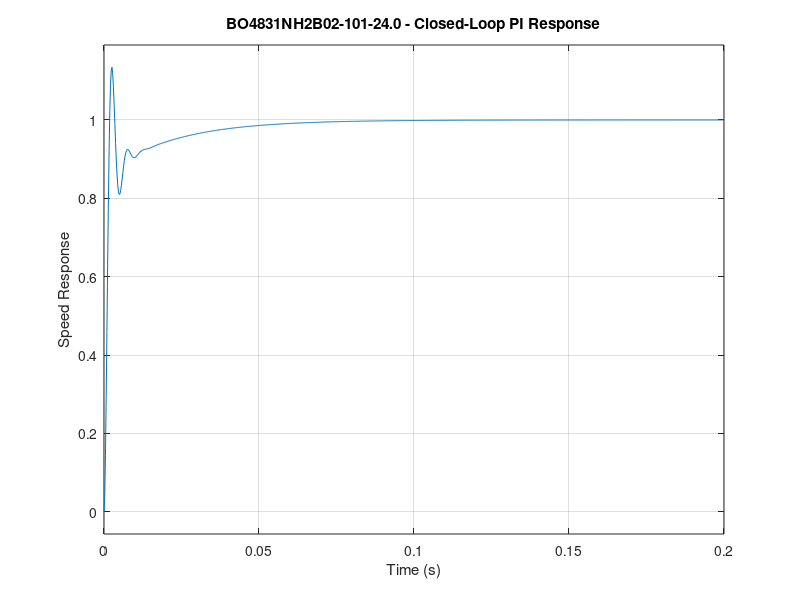

Write the MATLAB code that produced this figure. (Note: this script raises an error after producing the figure.)
clc;
clear;
close all;

fprintf('\n');
fprintf('============================================\n');
fprintf(' BO4831NH2B02-101-24.0\n');
fprintf(' STAGE 4 - PI CONTROLLER & CLOSED LOOP\n');
fprintf('============================================\n');


%% ============================================================
% LOCKED MOTOR PARAMETERS FROM STAGE 3
% =============================================================

Vdc = 24.0;

R  = 0.080000;
L  = 80e-6;

Ke = 0.028018;
Kt = 0.025398;

J  = 3.060e-05;
B  = 1.9033e-05;

rated_speed_rpm = 7700.0;
rated_current   = 17.6;
rated_torque    = 0.447;


%% ============================================================
% LOCKED PI CONTROLLER GAINS
% =============================================================

Kp = 0.15;
Ki = 8;


%% ============================================================
% STAGE 3 TRANSFER FUNCTION
%
% G(s) = Kt /
% [LJ*s^2 + (LB+RJ)*s + (RB+Ke*Kt)]
%
% =============================================================

a2 = L * J;
a1 = L * B + R * J;
a0 = R * B + Ke * Kt;

motor_plant = tf(Kt, [a2 a1 a0]);


%% ============================================================
% DISPLAY MOTOR PARAMETERS
% =============================================================

fprintf('\n');
fprintf('============================================\n');
fprintf(' MOTOR PARAMETERS\n');
fprintf('============================================\n');

fprintf('DC voltage          = %.6f V\n', Vdc);
fprintf('Resistance          = %.8f Ohm\n', R);
fprintf('Inductance          = %.8e H\n', L);
fprintf('Effective Ke        = %.8f V.s/rad\n', Ke);
fprintf('Effective Kt        = %.8f N.m/A\n', Kt);
fprintf('Rotor inertia       = %.8e kg.m^2\n', J);
fprintf('Viscous coefficient = %.8e N.m.s/rad\n', B);


%% ============================================================
% DISPLAY STAGE 3 PLANT
% =============================================================

fprintf('\n');
fprintf('============================================\n');
fprintf(' STAGE 3 MOTOR PLANT\n');
fprintf('============================================\n');

fprintf('\n');
disp(motor_plant);


%% ============================================================
% PI CONTROLLER
%
% C(s) = Kp + Ki/s
%
%      Kp*s + Ki
% C(s) = ---------
%           s
%
% =============================================================

PI_controller = tf([Kp Ki], [1 0]);


fprintf('\n');
fprintf('============================================\n');
fprintf(' PI CONTROLLER\n');
fprintf('============================================\n');

fprintf('Kp = %.6f\n', Kp);
fprintf('Ki = %.6f\n', Ki);

fprintf('\n');
fprintf('PI controller transfer function:\n');

disp(PI_controller);


%% ============================================================
% OPEN-LOOP SYSTEM
% =============================================================

open_loop = PI_controller * motor_plant;


fprintf('\n');
fprintf('============================================\n');
fprintf(' OPEN-LOOP SYSTEM\n');
fprintf('============================================\n');

fprintf('\n');
disp(open_loop);


%% ============================================================
% UNITY-FEEDBACK CLOSED-LOOP SYSTEM
% =============================================================

closed_loop = feedback(open_loop, 1);


fprintf('\n');
fprintf('============================================\n');
fprintf(' CLOSED-LOOP TRANSFER FUNCTION\n');
fprintf('============================================\n');

fprintf('\n');
fprintf('T(s) = C(s)G(s) / [1 + C(s)G(s)]\n');

fprintf('\n');
disp(closed_loop);


%% ============================================================
% CLOSED-LOOP POLES
% =============================================================

closed_loop_poles = pole(closed_loop);


fprintf('\n');
fprintf('============================================\n');
fprintf(' CLOSED-LOOP POLES\n');
fprintf('============================================\n');

for k = 1:length(closed_loop_poles)

    fprintf('Pole %d = %.10f', ...
        k, real(closed_loop_poles(k)));

    if imag(closed_loop_poles(k)) >= 0
        fprintf(' + %.10fj\n', ...
            imag(closed_loop_poles(k)));
    else
        fprintf(' - %.10fj\n', ...
            abs(imag(closed_loop_poles(k))));
    end

end


%% ============================================================
% CLOSED-LOOP STABILITY
% =============================================================

stable = all(real(closed_loop_poles) < 0);


fprintf('\n');
fprintf('============================================\n');
fprintf(' CLOSED-LOOP STABILITY\n');
fprintf('============================================\n');

if stable
    fprintf('Closed-loop stability = STABLE\n');
else
    fprintf('Closed-loop stability = UNSTABLE\n');
end


%% ============================================================
% CLOSED-LOOP DC GAIN
% =============================================================

closed_loop_dc_gain = dcgain(closed_loop);


fprintf('\n');
fprintf('============================================\n');
fprintf(' CLOSED-LOOP DC GAIN\n');
fprintf('============================================\n');

fprintf('DC gain = %.10f\n', closed_loop_dc_gain);


%% ============================================================
% CLOSED-LOOP CHARACTERISTIC EQUATION
%
% C(s)G(s):
%
%       Kt(Kp*s + Ki)
% ---------------------------
% s(a2*s^2 + a1*s + a0)
%
% Therefore:
%
% a2*s^3
% + a1*s^2
% + (a0 + Kt*Kp)*s
% + Kt*Ki = 0
%
% =============================================================

c3 = a2;
c2 = a1;
c1 = a0 + Kt*Kp;
c0 = Kt*Ki;


fprintf('\n');
fprintf('============================================\n');
fprintf(' CLOSED-LOOP CHARACTERISTIC COEFFICIENTS\n');
fprintf('============================================\n');

fprintf('s^3 coefficient = %.12e\n', c3);
fprintf('s^2 coefficient = %.12e\n', c2);
fprintf('s^1 coefficient = %.12e\n', c1);
fprintf('s^0 coefficient = %.12e\n', c0);


%% ============================================================
% CALCULATE POLES DIRECTLY FROM CHARACTERISTIC EQUATION
% =============================================================

calculated_poles = roots([c3 c2 c1 c0]);


fprintf('\n');
fprintf('============================================\n');
fprintf(' POLES FROM CHARACTERISTIC EQUATION\n');
fprintf('============================================\n');

for k = 1:length(calculated_poles)

    fprintf('Calculated Pole %d = %.10f', ...
        k, real(calculated_poles(k)));

    if imag(calculated_poles(k)) >= 0
        fprintf(' + %.10fj\n', ...
            imag(calculated_poles(k)));
    else
        fprintf(' - %.10fj\n', ...
            abs(imag(calculated_poles(k))));
    end

end


%% ============================================================
% POLE VALIDATION
%
% Expected validated Stage 4 poles
%
% =============================================================

expected_pole_1 = -477.30183641 + 1255.31368292i;
expected_pole_2 = -477.30183641 - 1255.31368292i;
expected_pole_3 = -46.01832065;


%% ============================================================
% POLE VALIDATION WITHOUT LOCAL FUNCTION
% MATLAB R2014a COMPATIBLE
% =============================================================

expected_poles = [
    expected_pole_1;
    expected_pole_2;
    expected_pole_3
];


% Match each expected pole with the closest calculated pole

remaining_poles = calculated_poles;

pole_error = zeros(3,1);

for k = 1:3

    differences = abs(remaining_poles - expected_poles(k));

    [minimum_error, index] = min(differences);

    pole_error(k) = minimum_error;

    remaining_poles(index) = [];

end


pole_tolerance = 1e-5;

poles_match = all(pole_error < pole_tolerance);


fprintf('\n');
fprintf('============================================\n');
fprintf(' CLOSED-LOOP POLE VALIDATION\n');
fprintf('============================================\n');

fprintf('Expected Pole 1 = %.10f + %.10fj\n', ...
    real(expected_pole_1), ...
    imag(expected_pole_1));

fprintf('Expected Pole 2 = %.10f - %.10fj\n', ...
    real(expected_pole_2), ...
    abs(imag(expected_pole_2)));

fprintf('Expected Pole 3 = %.10f\n', ...
    expected_pole_3);

fprintf('\n');

fprintf('Maximum pole error = %.12e\n', ...
    max(pole_error));

if poles_match
    fprintf('Closed-loop poles = PASS\n');
else
    fprintf('Closed-loop poles = CHECK\n');
end


%% ============================================================
% SPEED REFERENCE
% =============================================================

reference_speed_rpm = rated_speed_rpm;

reference_speed_rad_s = ...
    reference_speed_rpm * 2*pi/60;


fprintf('\n');
fprintf('============================================\n');
fprintf(' SPEED REFERENCE\n');
fprintf('============================================\n');

fprintf('Reference speed = %.2f rpm\n', ...
    reference_speed_rpm);

fprintf('Reference speed = %.6f rad/s\n', ...
    reference_speed_rad_s);


%% ============================================================
% UNIT STEP RESPONSE
% =============================================================

figure;

step(closed_loop);

grid on;

title('BO4831NH2B02-101-24.0 - Closed-Loop PI Response');

xlabel('Time (s)');

ylabel('Speed Response');


%% ============================================================
% STEP RESPONSE INFORMATION
% =============================================================

step_info = stepinfo(closed_loop);


fprintf('\n');
fprintf('============================================\n');
fprintf(' CLOSED-LOOP STEP RESPONSE\n');
fprintf('============================================\n');

fprintf('Rise time       = %.10f s\n', ...
    step_info.RiseTime);

fprintf('Settling time   = %.10f s\n', ...
    step_info.SettlingTime);

fprintf('Overshoot       = %.10f %%\n', ...
    step_info.Overshoot);

fprintf('Peak            = %.10f\n', ...
    step_info.Peak);


%% ============================================================
% STEADY-STATE ERROR
% =============================================================

steady_state_error = ...
    abs(1 - closed_loop_dc_gain);


fprintf('\n');
fprintf('============================================\n');
fprintf(' STEADY-STATE ERROR\n');
fprintf('============================================\n');

fprintf('Closed-loop DC gain = %.10f\n', ...
    closed_loop_dc_gain);

fprintf('Steady-state error  = %.10e\n', ...
    steady_state_error);


%% ============================================================
% FINAL VALIDATION
% =============================================================

fprintf('\n');
fprintf('============================================\n');
fprintf(' STAGE 4 VALIDATION\n');
fprintf('============================================\n');


% Stability

if stable
    fprintf('Closed-loop stability       = PASS\n');
else
    fprintf('Closed-loop stability       = FAIL\n');
end


% Pole validation

if poles_match
    fprintf('Closed-loop pole validation = PASS\n');
else
    fprintf('Closed-loop pole validation = CHECK\n');
end


% DC gain validation

if abs(closed_loop_dc_gain - 1) < 1e-10
    fprintf('Zero steady-state error     = PASS\n');
else
    fprintf('Zero steady-state error     = CHECK\n');
end


%% ============================================================
% OVERALL STAGE 4 RESULT
% =============================================================

stage4_pass = ...
    stable && ...
    poles_match && ...
    (abs(closed_loop_dc_gain - 1) < 1e-10);


fprintf('\n');
fprintf('============================================\n');
fprintf(' STAGE 4 FINAL RESULT\n');
fprintf('============================================\n');

if stage4_pass

    fprintf('STAGE 4 = PASS\n');

else

    fprintf('STAGE 4 = CHECK REQUIRED\n');

end


fprintf('\n');
fprintf('PI controller implemented successfully.\n');
fprintf('Kp = %.6f\n', Kp);
fprintf('Ki = %.6f\n', Ki);

fprintf('\n');
fprintf('Closed-loop model generated.\n');
fprintf('Closed-loop poles calculated.\n');
fprintf('Stability checked.\n');
fprintf('Steady-state tracking checked.\n');

fprintf('\n');
fprintf('============================================\n');
fprintf(' END OF STAGE 4\n');
fprintf('============================================\n');
